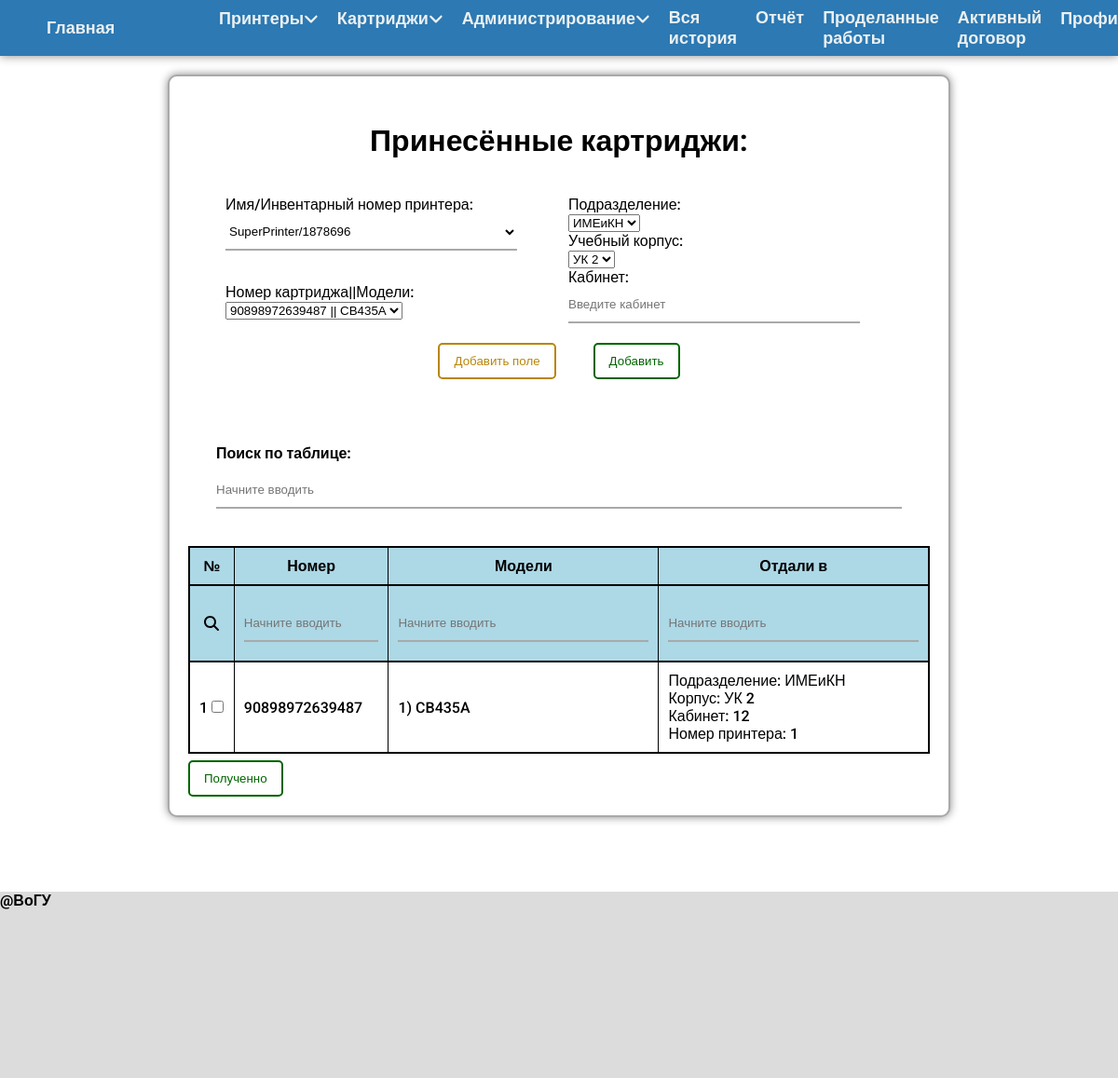
Screenshot of /brought_a_cartridge (signed in) with the database file from the repository.
### models.py (models this page shows, shortened)
class Cartridges(db.Model):
    __tablename__ = "cartridges"
    id = db.Column(db.Integer, primary_key=True)
    number = db.Column(db.Integer, unique=True)
    status = db.Column(db.String(15), nullable=False)
    date_added = db.Column(db.DateTime, nullable=False, default=datetime.now())
    efficiency = db.Column(db.Boolean, nullable=False, default=True)
    work_done = db.Column(db.Boolean, nullable=False, default=True)
    all_history_id = db.relationship("AllHistory")
    cartridge_models = db.relationship("ListModels", secondary=association_table_1)
    brought_a_cartridge_id = db.relationship("BroughtACartridge")
    refueling_id = db.relationship("Refueling")
    reception_from_a_refueling_id = db.relationship("ReceptionFromARefueling")
    issuance_id = db.relationship("CartridgeIssuance")
    work_done_cartridges_id = db.relationship("WorkListsCartridges")

class ListModels(db.Model):
    __tablename__ = "ListModels"
    id = db.Column(db.Integer, primary_key=True)
    model = db.Column(db.String(15), unique=True)

class CartridgeIssuance(db.Model):
    __tablename__ = "CartridgeIssuance"
    id = db.Column(db.Integer, primary_key=True)
    location = db.Column(db.String(15), nullable=True)
    learning_campus = db.Column(db.String(35), nullable=True)
    cabinet = db.Column(db.String(15), nullable=True)
    date = db.Column(db.DateTime, nullable=False, default=datetime.now())
    user = db.Column(db.String(40), nullable=True)
    cartridge_number_id = db.Column(db.Integer, db.ForeignKey("cartridges.id"))
    printer_id = db.Column(db.Integer, db.ForeignKey("printer.id"))

### cartridge_urls.py (the view)
@cartridge_urls.route('/brought_a_cartridge', methods=['GET', 'POST'])
@login_required
def brought_a_cartridge():
    cartridges = Cartridges.query.all()
    printers = Printer.query.all()
    buildings = Buildings.query.all()
    divisions = Division.query.all()
    if request.method == "POST":
        cartridge_number = request.form.getlist('cartridge_number')
        id_form = request.form['id_form']
        if len(cartridge_number) == 0:
            flash('Не выбрана ни одна модель')
            return redirect(request.referrer)
        if id_form == "2":
            for number in cartridge_number:
                location = request.form[f'location{number}']
                learning_campus = request.form[f'learning_campus{number}']
                cabinet = request.form[f'cabinet{number}']
                user = request.form['user']
                cartridge = Cartridges.query.filter(Cartridges.number == number).first()
                brought_a_cartridge = BroughtACartridge(location=location,
                                                        learning_campus=learning_campus,
                                                        cabinet=cabinet,
                                                        user=user)
                cartridge.status = "Принят в заправку"
                try:
                    action_h = StatusSettings.CARTRIDGE["Принят в заправку"]
                    type_h = StatusSettings.TYPE['CARTRIDGE']
                    name_h = f"{cartridge.number}"
                    ah = AllHistory(action=action_h,
                                    type=type_h,
                                    name=name_h,
                                    user=user)
                    cartridge.all_history_id.append(ah)
                    db.session.add(ah)
                except:
                    flash('При создании статуса произошла ошибка')
                    return render_template("main.html")
                cartridge.brought_a_cartridge_id.append(brought_a_cartridge)
                db.session.add(brought_a_cartridge)
        else:
            location = request.form['location']
            learning_campus = request.form['learning_campus']
            cabinet = request.form['cabinet']
            user = request.form['user']
            printer = request.form['printer_id']
            printer = Printer.query.get(int(printer))
            var_check = TypeVar(location, learning_campus, cabinet, var_type='str')
            if var_check[1]:
                location = var_check[0][0]
                learning_campus = var_check[0][1]
                cabinet = var_check[0][2]
            else:
                if isinstance(var_check[0], str):
                    flash(var_check[0])
                    return redirect(request.referrer)
                else:
                    flash('Incorrect value')
                    return redirect(request.referrer)
            for number in cartridge_number:
                cartridge = Cartridges.query.filter(Cartridges.number == number).first()
                brought_a_cartridge = BroughtACartridge(location=location,
                                                        learning_campus=learning_campus,
                                                        cabinet=cabinet,
                                                        user=user)
                cartridge.status = "Принят в заправку"
                try:
                    action_h = StatusSettings.CARTRIDGE["Принят в заправку"]
                    type_h = StatusSettings.TYPE['CARTRIDGE']
                    name_h = f"{cartridge.number}"
                    ah = AllHistory(action=action_h,
                                    type=type_h,
                                    name=name_h,
                                    user=user,
                                    date=datetime.now())
                    cartridge.all_history_id.append(ah)
                    db.session.add(ah)
                except:
                    flash('При создании статуса произошла ошибка')
                    return render_template("main.html")
                cartridge.brought_a_cartridge_id.append(brought_a_cartridge)
                printer.cartridge_brought_id.append(brought_a_cartridge)
                db.session.add(brought_a_cartridge)
        try:
            db.session.commit()
            return redirect('/cartridges')
        except:
            flash('Не удалось отправить форму')
            return render_template("main.html")
    else:
        return render_template('BroughtACartridge.html',
                               cartridges=cartridges,
                               printers=printers,
                               CartridgeIssuance=CartridgeIssuance,
                               buildings=buildings,
                               divisions=divisions)

### cartridge_urls.py (called while the page is built)
@cartridge_urls.after_request
def redirect_to_signin(response):
    if response.status_code == 401:
        return redirect('/login')
    else:
        return response

### models.py (called while the page is built)
@login_manager.user_loader
def load_user(dn):
    return User.query.filter(User.dn == dn).first()

### templates/BroughtACartridge.html (shortened to what this page needs)
{% extends 'base.html' %}
{% block CSS %}{% endblock %}
{% block body %}
    <h1>Принесённые картриджи:</h1>
    <div class="align-center">
        <form method="POST">
            <div class="form" id="items">
                <table style="border: none" id="table">
                    <colgroup>
                        <col span="1" style="width: 50%;">
                        <col span="1" style="width: 50%;">
                    </colgroup>
                    <tbody>
                    <tr>
                        <td style="border: none; vertical-align: top" id="d1">
                            <label for="printer">Имя/Инвентарный номер принтера: </label><br>
                            <select name="printer_id"
                                    id="printer"
                                    class="enter"
                                    required>
                                {% for printer in printers %}
                                    <option value="{{ printer.id }}">{{ printer.name }}/{{ printer.num_inventory }}</option>
                                {% endfor %}
                            </select><br>
                        </td>
                        <td style="border: none" rowspan="3">
                            <label for="location">Подразделение: </label><br>
                            <select name="location"
                                    id="location"
                                    class="select" required>
                                {% for d in divisions %}
                                    <option>{{ d.division }}</option>
                                {% endfor %}
                            </select><br>
                            <label for="learning_campus">Учебный корпус: </label><br>
                            <select name="learning_campus"
                                    id="learning_campus"
                                    class="select" required>
                                {% for b in buildings %}
                                    <option>{{ b.building }}</option>
                                {% endfor %}
                            </select><br>
                            <label for="cabinet">Кабинет: </label><br>
                            <input type="text"
                                   name="cabinet"
                                   id="cabinet"
                                   class="enter"
                                   placeholder="Введите кабинет"
                                   required>
                        </td>
                    </tr>
                    <tr id="d1">
                        <td style="border: none">
                            <label for="1">Номер картриджа<strong>||</strong>Модели: </label><br>
                            <select type="number"
                                    name="cartridge_number"
                                    id="1"
                                    class="select"
                                    required>
                                {% for cartridge in cartridges %}
                                    {% if cartridge.status == "В подразделении" or cartridge.status == "Добавлен" or cartridge.status == "Восстановлен" %}
                                        <option value="{{ cartridge.number }}">
                                            {{ cartridge.number }}
                                            <strong>||</strong>
                                        </option>
                                    {% endif %}
                                {% endfor %}
                            </select>
                        </td>
                    </tr>
                    </tbody>
                </table>
                <div class="btns">
                    <input type="button" value="Добавить поле" class="add_field" onclick="AddItem();" id="add"><br>
                    <input type="submit" value="Добавить" class="add_btn">
                </div>
            </div>
        </form>
    </div>
    <form method="POST">
        <div class="sch_bar">
            <label for="search"><strong> Поиск по таблице:</strong> </label><br>
            <input type="text" placeholder="Начните вводить" id="search" class="enter"><br>
        </div>
        <table style="width: 100%" id="mytable">
            <colgroup>
                <col span="1" style="width: 5%;">
                <col span="1" style="width: 10%;">
                <col span="1" style="width: 30%;">
                <col span="1" style="width: 30%;">
            </colgroup>
            <thead>
            <tr>
                <th>№</th>
                <th>Номер</th>
                <th>Модели</th>
                <th>Отдали в</th>
            </tr>
            <tr style="background: lightblue">
                <th><i class="fa-solid fa-magnifying-glass"></i></th>
                <th><input type="text" placeholder="Начните вводить" id="sch2" class="enter"></th>
                <th><input type="text" placeholder="Начните вводить" id="sch3" class="enter"></th>
                <th><input type="text" placeholder="Начните вводить" id="sch4" class="enter"></th>
            </tr>
            </thead>
            <tbody>
            {% set counter = namespace(value=1) %}
            {% for cartridge in cartridges %}
                {% if cartridge.status == "В подразделении" or cartridge.status == "Добавлен" or cartridge.status == "Восстановлен" %}
                    {% if (cartridge.efficiency != 0) and
                        CartridgeIssuance.query.filter(CartridgeIssuance.cartridge_number_id == cartridge.id).all()|length > 0 %}
                        <tr>
                            <td class="1">
                                {{ counter.value }}
                                <label>
                                    <input type="checkbox" class="checkboxClass" name="cartridge_number"
                                           value="{{ cartridge.number }}">
                                </label>
                            </td>
                            <td class="2">
                                {{ cartridge.number }}
                            </td>
                            <td class="3">
                                {% for model in cartridge.cartridge_models %}
                                    {{ loop.index }}) {{ model.model }}<br>
                                {% endfor %}
                            </td>
                            <td class="4">
                                {% set cartridge_issuance = CartridgeIssuance.query.filter(CartridgeIssuance.cartridge_number_id == cartridge.id).all()[-1] %}
                                Подразделение: {{ cartridge_issuance.location }}<br>
                                Корпус: {{ cartridge_issuance.learning_campus }}<br>
                                Кабинет: {{ cartridge_issuance.cabinet }}<br>
                                Номер принтера: {{ cartridge_issuance.printer_id }}<br>
                            </td>
                        </tr>
                        {% set counter.value = counter.value + 1 %}
                    {% endif %}
                {% endif %}
            {% endfor %}
            </tbody>
        </table>
        <input type="submit" value="Полученно" class="add_btn">
    </form>
{% endblock %}

### static/css/Base.css (style rules this page uses)
* { padding: 0; margin: 0; box-sizing: border-box; }
:root { --main_color: #2C79B3; --text-light-color: #ecf0f1; --white: #ffffff; }
body { font-family: 'Roboto', sans-serif; font-weight: 500; min-height: calc(100vh - 80px); }
h1 { text-align: center; }
.form { padding-top: 0 !important; }
.align-center { width: 100%; }
.form, h1 { width: 100%; padding: 30px; margin: 0 auto; background-color: #ffffff; }
td .enter { width: 90%; margin: 0; }
th { padding: 10px; }
.enter { width: 100%; height: 40px; margin: 10px 0; outline: none; border: none; background: inherit; border-bottom: darkgray solid 2px; transition: 0.3s; }
input { cursor: pointer; }
.add_btn, .btn_clr, .add_field { padding: 10px 15px; transition: 0.3s; }
.add_btn { border-radius: 5px; border: darkgreen solid 2px; background: var(--white); color: darkgreen; margin: 7px 0 0 0; }
.add_field { border-radius: 5px; border: darkgoldenrod solid 2px; background: var(--white); color: darkgoldenrod; margin: 7px 0 7px 0; }
table { border: 2px solid black; border-collapse: collapse; width: 100%; background-color: #ffffff; }
th { text-align: center; background: lightblue; border-bottom: 2px solid black; border-left: 1px solid black; border-right: 1px solid black; }
td { text-align: left; border: 1px solid black; padding: 10px; }
.sch_bar { background: #ffffff; border-radius: 1px; display: block; padding: 30px; }
.btns { display: flex; justify-content: center; align-items: center; width: 100%; height: 60px; }
.btns > * { margin: 0 20px; }

### rows the page displays
Cartridges: value "1", number "90898972639487"
ListModels: model "CB435A"
CartridgeIssuance: location "ИМЕиКН", learning_campus "УК 2", cabinet "12", printer_id "1"

### other values shown
form field printer_id "SuperPrinter/1878696"
form field location "ИМЕиКН"
form field learning_campus "УК 2"
form field cartridge_number "90898972639487 || CB435A"
